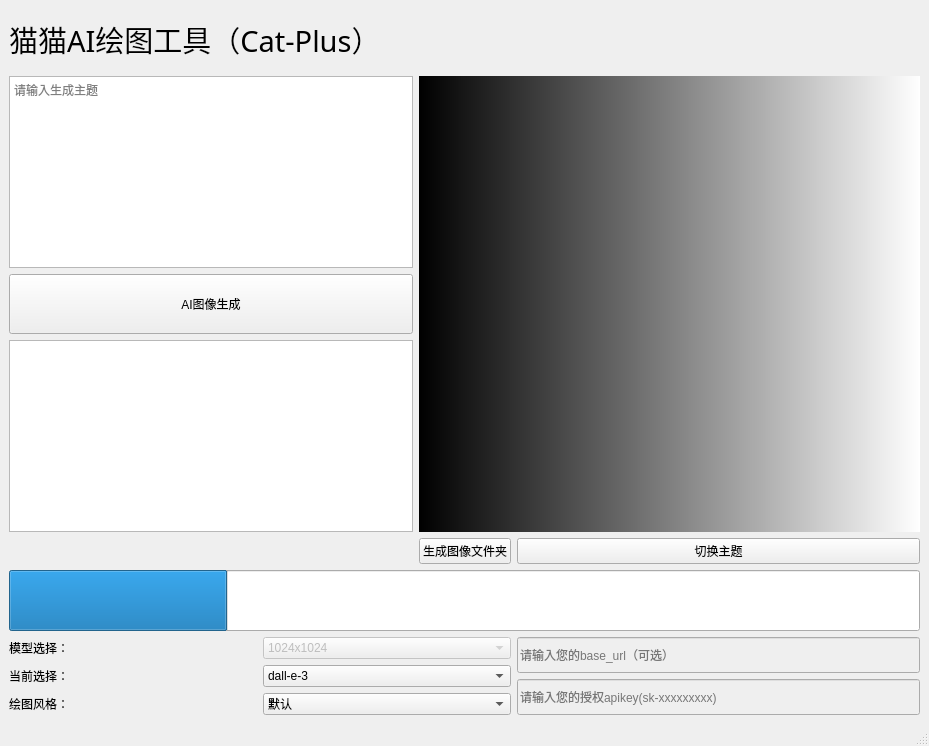
<?xml version="1.0" encoding="UTF-8"?>
<ui version="4.0">
 <class>MainWindow</class>
 <widget class="QMainWindow" name="MainWindow">
  <property name="geometry">
   <rect>
    <x>0</x>
    <y>0</y>
    <width>929</width>
    <height>746</height>
   </rect>
  </property>
  <property name="sizePolicy">
   <sizepolicy hsizetype="Expanding" vsizetype="Expanding">
    <horstretch>0</horstretch>
    <verstretch>0</verstretch>
   </sizepolicy>
  </property>
  <property name="windowTitle">
   <string>MainWindow</string>
  </property>
  <widget class="QWidget" name="centralwidget">
   <property name="sizePolicy">
    <sizepolicy hsizetype="Expanding" vsizetype="Expanding">
     <horstretch>10</horstretch>
     <verstretch>0</verstretch>
    </sizepolicy>
   </property>
   <layout class="QGridLayout" name="gridLayout_2">
    <item row="7" column="0" colspan="3">
     <widget class="QProgressBar" name="progressBar">
      <property name="sizePolicy">
       <sizepolicy hsizetype="Expanding" vsizetype="Expanding">
        <horstretch>0</horstretch>
        <verstretch>0</verstretch>
       </sizepolicy>
      </property>
      <property name="value">
       <number>24</number>
      </property>
      <property name="textVisible">
       <bool>false</bool>
      </property>
     </widget>
    </item>
    <item row="2" column="1" rowspan="3" colspan="2">
     <widget class="QLabel" name="label">
      <property name="sizePolicy">
       <sizepolicy hsizetype="Expanding" vsizetype="Expanding">
        <horstretch>0</horstretch>
        <verstretch>0</verstretch>
       </sizepolicy>
      </property>
      <property name="styleSheet">
       <string notr="true">background-color: qlineargradient(spread:pad, x1:0, y1:0, x2:1, y2:0, stop:0 rgba(0, 0, 0, 255), stop:1 rgba(255, 255, 255, 255));</string>
      </property>
      <property name="text">
       <string/>
      </property>
     </widget>
    </item>
    <item row="8" column="0" colspan="2">
     <layout class="QGridLayout" name="gridLayout">
      <item row="0" column="0">
       <layout class="QHBoxLayout" name="horizontalLayout"/>
      </item>
      <item row="2" column="1">
       <widget class="QComboBox" name="comboBox_imgsize">
        <property name="enabled">
         <bool>false</bool>
        </property>
        <property name="sizePolicy">
         <sizepolicy hsizetype="Preferred" vsizetype="Expanding">
          <horstretch>0</horstretch>
          <verstretch>0</verstretch>
         </sizepolicy>
        </property>
        <item>
         <property name="text">
          <string>1024x1024</string>
         </property>
        </item>
        <item>
         <property name="text">
          <string>512x512</string>
         </property>
        </item>
        <item>
         <property name="text">
          <string>256x256</string>
         </property>
        </item>
       </widget>
      </item>
      <item row="2" column="0">
       <widget class="QLabel" name="label_4">
        <property name="sizePolicy">
         <sizepolicy hsizetype="Preferred" vsizetype="Expanding">
          <horstretch>0</horstretch>
          <verstretch>0</verstretch>
         </sizepolicy>
        </property>
        <property name="text">
         <string>模型选择：</string>
        </property>
        <property name="buddy">
         <cstring>comboBox_imgsize</cstring>
        </property>
       </widget>
      </item>
      <item row="4" column="1">
       <widget class="QComboBox" name="comboBox_style">
        <property name="sizePolicy">
         <sizepolicy hsizetype="Preferred" vsizetype="Expanding">
          <horstretch>0</horstretch>
          <verstretch>0</verstretch>
         </sizepolicy>
        </property>
        <item>
         <property name="text">
          <string>默认</string>
         </property>
        </item>
        <item>
         <property name="text">
          <string>科研</string>
         </property>
        </item>
        <item>
         <property name="text">
          <string>素材</string>
         </property>
        </item>
        <item>
         <property name="text">
          <string>图表</string>
         </property>
        </item>
        <item>
         <property name="text">
          <string>动漫</string>
         </property>
        </item>
       </widget>
      </item>
      <item row="3" column="0">
       <widget class="QLabel" name="label_3">
        <property name="sizePolicy">
         <sizepolicy hsizetype="Preferred" vsizetype="Expanding">
          <horstretch>0</horstretch>
          <verstretch>0</verstretch>
         </sizepolicy>
        </property>
        <property name="text">
         <string>当前选择：</string>
        </property>
        <property name="buddy">
         <cstring>comboBox_model</cstring>
        </property>
       </widget>
      </item>
      <item row="4" column="0">
       <layout class="QHBoxLayout" name="horizontalLayout_2">
        <item>
         <widget class="QLabel" name="label_5">
          <property name="text">
           <string>绘图风格：</string>
          </property>
          <property name="buddy">
           <cstring>comboBox_style</cstring>
          </property>
         </widget>
        </item>
       </layout>
      </item>
      <item row="3" column="1">
       <widget class="QComboBox" name="comboBox_model">
        <property name="sizePolicy">
         <sizepolicy hsizetype="Preferred" vsizetype="Expanding">
          <horstretch>0</horstretch>
          <verstretch>0</verstretch>
         </sizepolicy>
        </property>
        <item>
         <property name="text">
          <string>dall-e-3</string>
         </property>
        </item>
        <item>
         <property name="text">
          <string>dall-e-2</string>
         </property>
        </item>
       </widget>
      </item>
     </layout>
    </item>
    <item row="8" column="2">
     <layout class="QVBoxLayout" name="verticalLayout">
      <item>
       <widget class="QLineEdit" name="lineEdit_baseurl">
        <property name="enabled">
         <bool>false</bool>
        </property>
        <property name="sizePolicy">
         <sizepolicy hsizetype="Expanding" vsizetype="Expanding">
          <horstretch>0</horstretch>
          <verstretch>0</verstretch>
         </sizepolicy>
        </property>
        <property name="placeholderText">
         <string>请输入您的base_url（可选）</string>
        </property>
       </widget>
      </item>
      <item>
       <widget class="QLineEdit" name="lineEdit_apikey">
        <property name="enabled">
         <bool>false</bool>
        </property>
        <property name="sizePolicy">
         <sizepolicy hsizetype="Expanding" vsizetype="Expanding">
          <horstretch>0</horstretch>
          <verstretch>0</verstretch>
         </sizepolicy>
        </property>
        <property name="echoMode">
         <enum>QLineEdit::Password</enum>
        </property>
        <property name="placeholderText">
         <string>请输入您的授权apikey(sk-xxxxxxxxx)</string>
        </property>
       </widget>
      </item>
     </layout>
    </item>
    <item row="4" column="0">
     <widget class="QTextBrowser" name="sub_system_info">
      <property name="sizePolicy">
       <sizepolicy hsizetype="Expanding" vsizetype="Expanding">
        <horstretch>0</horstretch>
        <verstretch>0</verstretch>
       </sizepolicy>
      </property>
     </widget>
    </item>
    <item row="1" column="0" colspan="3">
     <widget class="QLabel" name="label_2">
      <property name="sizePolicy">
       <sizepolicy hsizetype="Expanding" vsizetype="Expanding">
        <horstretch>0</horstretch>
        <verstretch>0</verstretch>
       </sizepolicy>
      </property>
      <property name="font">
       <font>
        <family>方正姚体</family>
        <pointsize>22</pointsize>
        <weight>50</weight>
        <italic>false</italic>
        <bold>false</bold>
       </font>
      </property>
      <property name="styleSheet">
       <string notr="true">font: 22pt &quot;方正姚体&quot;;</string>
      </property>
      <property name="text">
       <string>猫猫AI绘图工具（Cat-Plus）</string>
      </property>
      <property name="alignment">
       <set>Qt::AlignLeading|Qt::AlignLeft|Qt::AlignVCenter</set>
      </property>
     </widget>
    </item>
    <item row="3" column="0">
     <widget class="QPushButton" name="pushButton_gen">
      <property name="sizePolicy">
       <sizepolicy hsizetype="Minimum" vsizetype="Expanding">
        <horstretch>0</horstretch>
        <verstretch>0</verstretch>
       </sizepolicy>
      </property>
      <property name="text">
       <string>AI图像生成</string>
      </property>
     </widget>
    </item>
    <item row="6" column="2">
     <widget class="QPushButton" name="pushButton_theme">
      <property name="text">
       <string>切换主题</string>
      </property>
     </widget>
    </item>
    <item row="2" column="0">
     <widget class="QTextEdit" name="textEdit">
      <property name="sizePolicy">
       <sizepolicy hsizetype="Expanding" vsizetype="Expanding">
        <horstretch>0</horstretch>
        <verstretch>0</verstretch>
       </sizepolicy>
      </property>
      <property name="placeholderText">
       <string>请输入生成主题</string>
      </property>
     </widget>
    </item>
    <item row="6" column="1">
     <widget class="QPushButton" name="pushButton_figdir">
      <property name="text">
       <string>生成图像文件夹</string>
      </property>
     </widget>
    </item>
   </layout>
  </widget>
  <widget class="QMenuBar" name="menubar">
   <property name="geometry">
    <rect>
     <x>0</x>
     <y>0</y>
     <width>929</width>
     <height>23</height>
    </rect>
   </property>
  </widget>
  <widget class="QStatusBar" name="statusbar"/>
 </widget>
 <resources/>
 <connections>
  <connection>
   <sender>comboBox_model</sender>
   <signal>currentIndexChanged(int)</signal>
   <receiver>comboBox_imgsize</receiver>
   <slot>setCurrentIndex(int)</slot>
   <hints>
    <hint type="sourcelabel">
     <x>349</x>
     <y>603</y>
    </hint>
    <hint type="destinationlabel">
     <x>200</x>
     <y>612</y>
    </hint>
   </hints>
  </connection>
 </connections>
</ui>
